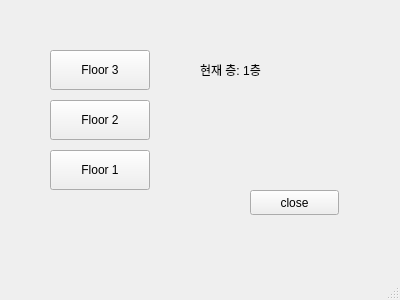
<?xml version="1.0" encoding="UTF-8"?>
<ui version="4.0">
 <class>MainWindow</class>
 <widget class="QMainWindow" name="MainWindow">
  <property name="geometry">
   <rect>
    <x>0</x>
    <y>0</y>
    <width>400</width>
    <height>300</height>
   </rect>
  </property>
  <property name="windowTitle">
   <string>Elevator Control</string>
  </property>
  <widget class="QWidget" name="centralwidget">
   <widget class="QPushButton" name="btn_floor3">
    <property name="geometry">
     <rect>
      <x>50</x>
      <y>50</y>
      <width>100</width>
      <height>40</height>
     </rect>
    </property>
    <property name="text">
     <string>Floor 3</string>
    </property>
   </widget>
   <widget class="QPushButton" name="btn_floor2">
    <property name="geometry">
     <rect>
      <x>50</x>
      <y>100</y>
      <width>100</width>
      <height>40</height>
     </rect>
    </property>
    <property name="text">
     <string>Floor 2</string>
    </property>
   </widget>
   <widget class="QPushButton" name="btn_floor1">
    <property name="geometry">
     <rect>
      <x>50</x>
      <y>150</y>
      <width>100</width>
      <height>40</height>
     </rect>
    </property>
    <property name="text">
     <string>Floor 1</string>
    </property>
   </widget>
   <widget class="QLabel" name="label_floor">
    <property name="geometry">
     <rect>
      <x>200</x>
      <y>50</y>
      <width>150</width>
      <height>40</height>
     </rect>
    </property>
    <property name="text">
     <string>현재 층: 1층</string>
    </property>
   </widget>
   <widget class="QPushButton" name="btn_close">
    <property name="geometry">
     <rect>
      <x>250</x>
      <y>190</y>
      <width>89</width>
      <height>25</height>
     </rect>
    </property>
    <property name="text">
     <string>close</string>
    </property>
   </widget>
  </widget>
  <widget class="QMenuBar" name="menubar">
   <property name="geometry">
    <rect>
     <x>0</x>
     <y>0</y>
     <width>400</width>
     <height>22</height>
    </rect>
   </property>
  </widget>
  <widget class="QStatusBar" name="statusbar"/>
 </widget>
 <resources/>
 <connections/>
</ui>
